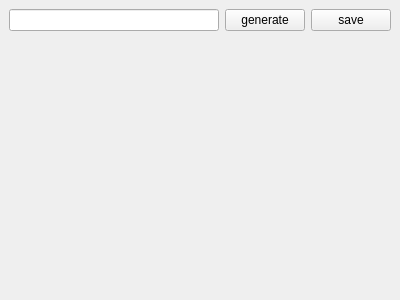
<?xml version="1.0" encoding="UTF-8"?>
<ui version="4.0">
 <class>MainWindow</class>
 <widget class="QMainWindow" name="MainWindow">
  <property name="geometry">
   <rect>
    <x>0</x>
    <y>0</y>
    <width>400</width>
    <height>300</height>
   </rect>
  </property>
  <property name="windowTitle">
   <string>MainWindow</string>
  </property>
  <widget class="QWidget" name="centralwidget">
   <layout class="QVBoxLayout" name="verticalLayout_2">
    <item>
     <layout class="QVBoxLayout" name="verticalLayout">
      <item>
       <layout class="QHBoxLayout" name="horizontalLayout">
        <item>
         <widget class="QLineEdit" name="lineEdit"/>
        </item>
        <item>
         <widget class="QPushButton" name="genButton">
          <property name="text">
           <string>generate</string>
          </property>
         </widget>
        </item>
        <item>
         <widget class="QPushButton" name="saveButton">
          <property name="text">
           <string>save</string>
          </property>
         </widget>
        </item>
       </layout>
      </item>
      <item>
       <widget class="QLabel" name="label">
        <property name="sizePolicy">
         <sizepolicy hsizetype="Preferred" vsizetype="Expanding">
          <horstretch>0</horstretch>
          <verstretch>0</verstretch>
         </sizepolicy>
        </property>
        <property name="text">
         <string/>
        </property>
        <property name="alignment">
         <set>Qt::AlignCenter</set>
        </property>
       </widget>
      </item>
     </layout>
    </item>
   </layout>
  </widget>
 </widget>
 <resources/>
 <connections/>
</ui>
